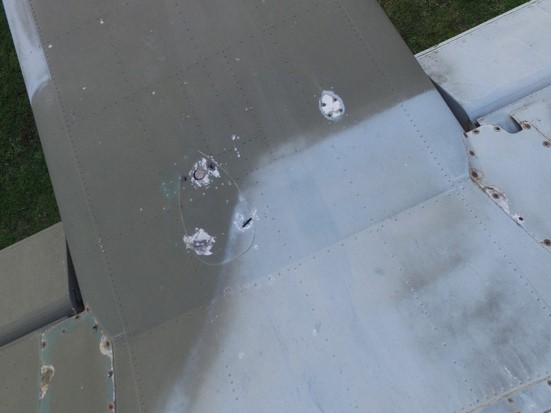
#> input picture test1.jpg, 551 x 413 px
$ python -i augmentation.py   (imports and definitions only)
#> lines starting #> are read from the running program, lines starting #| are printed output that depends on the picture
import cv2
import imutils
import os


def augment(image, output_folder, blur=True):
    '''
    get an image with full path and extract augment it and save it
    :param image:
    :return:
    '''
#> called with image = 'test1.jpg', output_folder = 'out.png', blur = True
    img = cv2.imread(image)
#> img is the input picture: shape (413, 551, 3); mean B, G, R 133.6, 125.6, 117
    image_name_path = os.path.abspath(image)
    image_name = image.split('/')[-1] # get file name
    image_name = image.split('\\')[-1]  # get file name
    image_name, ext = image_name.split('.') #get file name and extension
    if not output_folder.endswith('/'):
        output_folder += '/'

    if not os.path.exists(output_folder):
        os.makedirs(output_folder)
    output_folder_ = os.path.abspath(output_folder) + '\\'
    cv2.imwrite('{0}{1}_v.{2}'.format(output_folder_, image_name, ext), cv2.flip(img, 1))
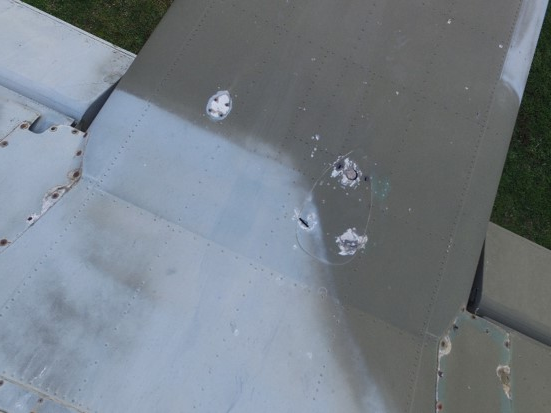
#> saved as test1_v.jpg: shape (413, 551, 3); mean B, G, R 133.6, 125.6, 117
    cv2.imwrite('{0}{1}_h.{2}'.format(output_folder_, image_name, ext), cv2.flip(img, 0))
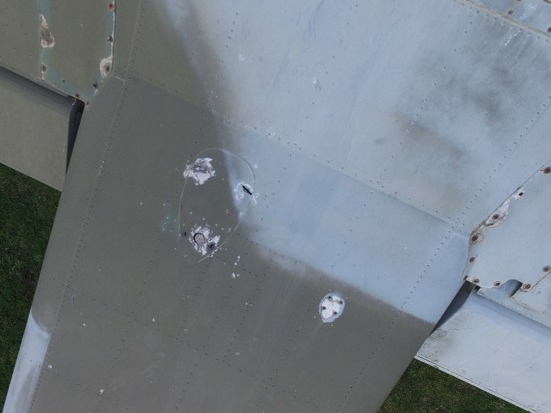
#> saved as test1_h.jpg: shape (413, 551, 3); mean B, G, R 133.6, 125.6, 117
    cv2.imwrite('{0}{1}_90.{2}'.format(output_folder_, image_name, ext), imutils.rotate(img, 90))
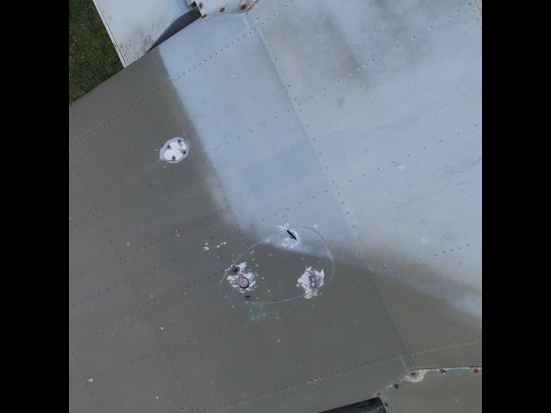
#> saved as test1_90.jpg: shape (413, 551, 3); mean B, G, R 101, 94.5, 88.3
    cv2.imwrite('{0}{1}_180.{2}'.format(output_folder_, image_name, ext), imutils.rotate(img, 180))
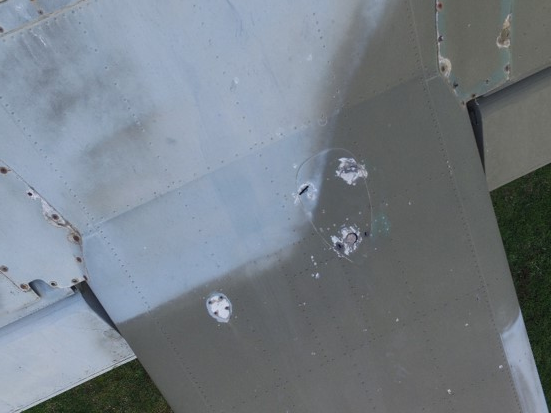
#> saved as test1_180.jpg: shape (413, 551, 3); mean B, G, R 133.6, 125.6, 117
    cv2.imwrite('{0}{1}_270.{2}'.format(output_folder_, image_name, ext), imutils.rotate(img, 270))
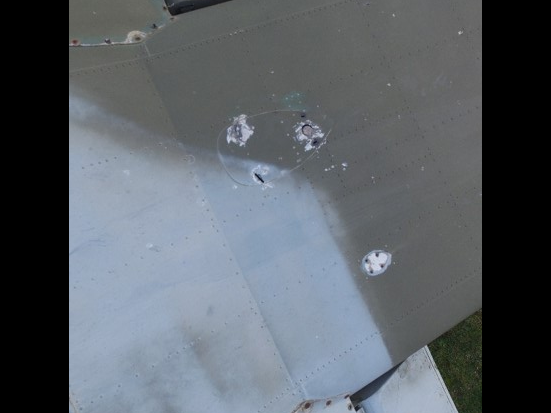
#> saved as test1_270.jpg: shape (413, 551, 3); mean B, G, R 101, 94.5, 88.3
    if blur:
        cv2.imwrite('{0}{1}_b.{2}'.format(output_folder_, image_name, ext), cv2.blur(img, (5, 5), 0))
        cv2.imwrite('{0}{1}_gb.{2}'.format(output_folder_, image_name, ext), cv2.GaussianBlur(img, (5, 5), 0))

>>> result = augment('test1.jpg', 'out.png')
